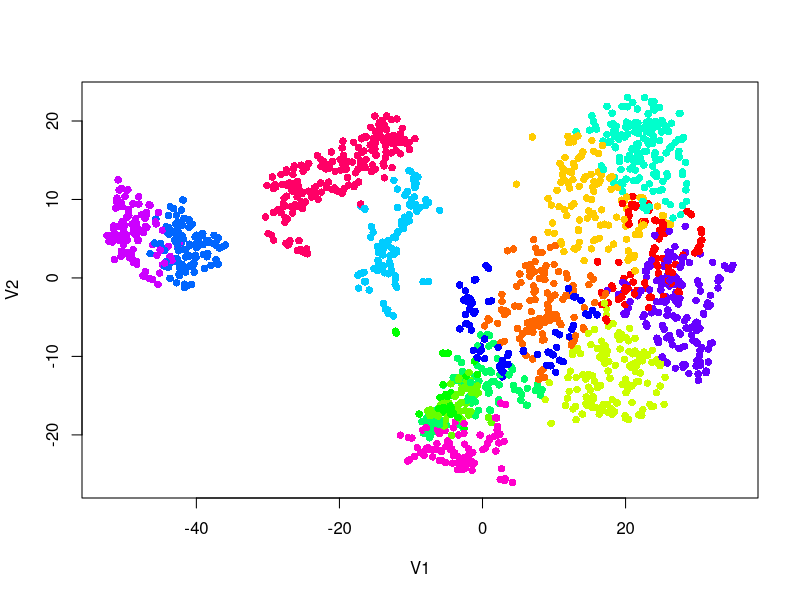

This chart was generated by the following R code:
## ---- chunk 1
clusters = read.delim('kmeans_example/testData/Clustering.txt', sep=",", row.names=1, header=F)
head(clusters)
data = read.delim( 'kmeans_example/testData/CellexalVR_TestData_tsne.csv', sep=",", row.names=1)
head(data)

plot( data[,1:2], col=rainbow(15)[clusters[,1]+1], pch=16)
